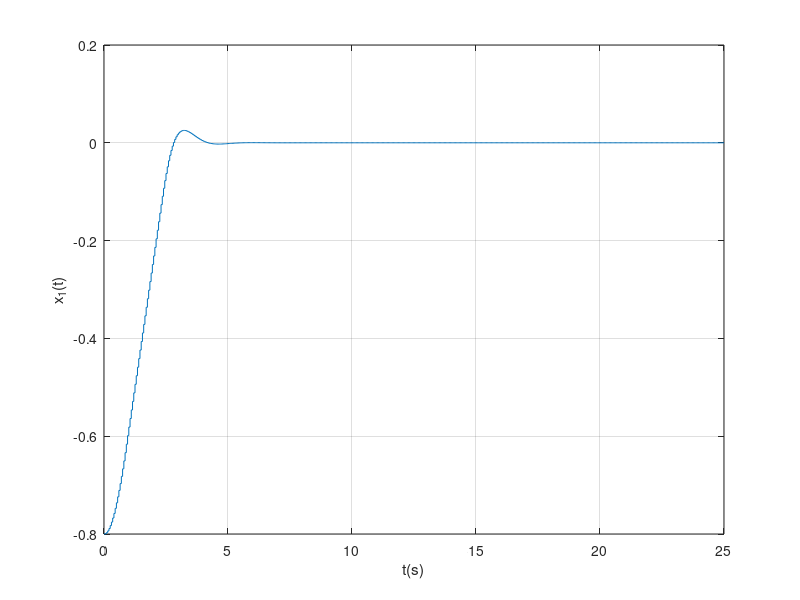
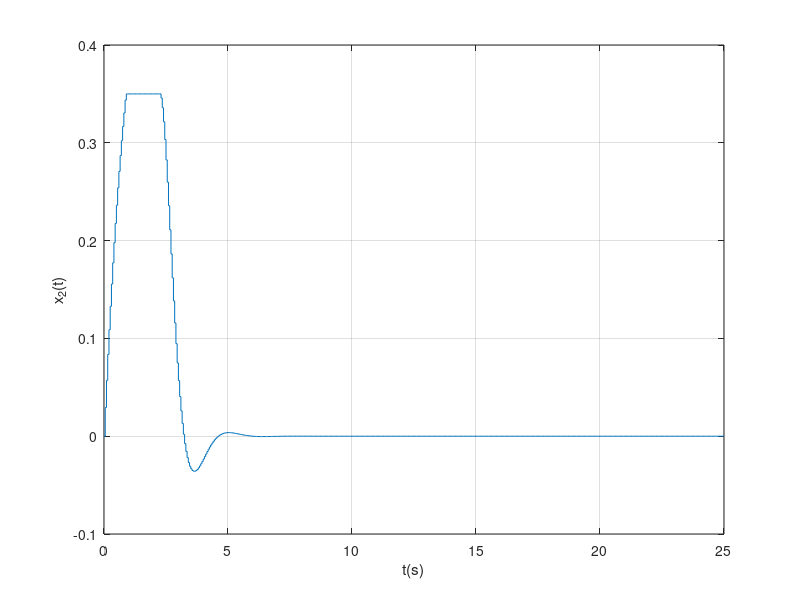
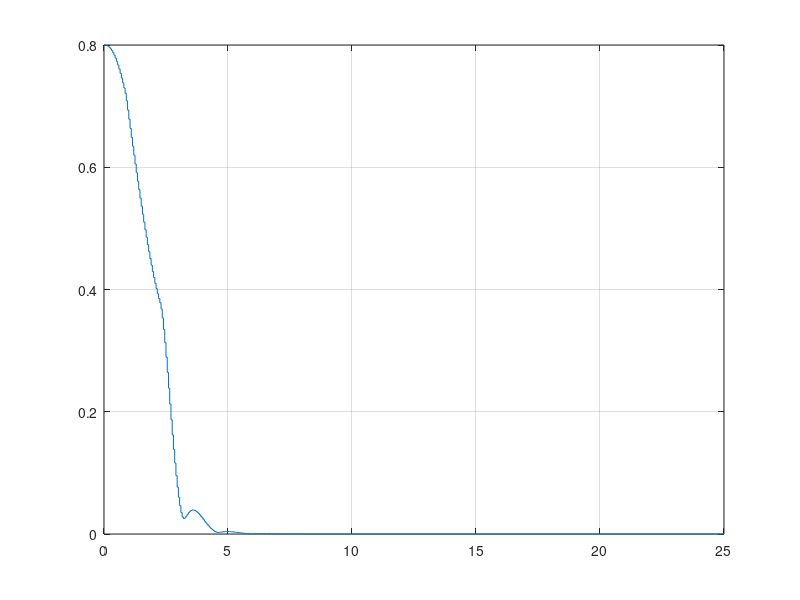

These figures' MATLAB source, in order: (Note: this script raises an error after producing the figures.)
clc,clear all,close all,format compact
%% CONSTRAINTS - increase of Hp=10
A=[1 0.0488;0 0.9512];
B=[0.0012;0.0488];
x0=[-0.8;0];
Ts=0.05;

Q=diag([100,1]);
R=1;
x_k=x0;

%constraints
u_sat=0.6;
x_max=[0.06; 0.35];

%PARAMETERS
N = 10;                         % Prediction horizon
nx = 2;                         % Dimensione stato
nu = 1;                         % Dimensione ingresso

% 1 - MATRICES COMPUTATION

A_cal=zeros(nx*N,nx);
for i=1:N
    A_cal( (i-1)*nx+1:i*nx  , : )=A^i;
end

B_cal=zeros(N*nx,N*nu);
for i=1:N
    for j=1:i
        B_cal( (i-1)*nx+1:i*nx , (j-1)*nu+1:j*nu )=A^(i-j)*B;
    end
end

Q_cal=kron(eye(N),Q);
R_cal=kron(eye(N),R);

% 2 - COST FUNCTION 
H = 2*(B_cal'*Q_cal*B_cal+R_cal);
H=(H+H')/2;
F=2*A_cal'*Q_cal*B_cal;

% 3- CONSTRAINTS
% 3.1 - input
Gu=[eye(N);-eye(N)];
hu=u_sat*ones(2*N,1);

% 3.2 - state
Gx=B_cal;
hx=-A_cal*x_k+repmat(x_max,N,1);

% 4 - RECEDING HORIZON ALGORITHM
sim_step=500;
x_traj(:,1)=x_k;

G=[Gu;Gx];
h=[hu;hx];

for kk=1:sim_step
    
    % my constraint depends on current state, need to update at every
    % iteration
    hx=-A_cal*x_k+repmat(x_max,N,1);
    h=[hu;hx];

    % CORE LOGIC
    U=quadprog(H,x_k'*F,G,h);
    x_traj(:,kk+1)=A*x_k+B*U(1);
    u_traj(:,kk)=U(1);
    x_k=x_traj(:,kk+1);

end

figure(1)
stairs([0:1:sim_step]*Ts,x_traj(1,:)), grid on, zoom on, hold on
xlabel('t(s)'), ylabel('x_1(t)')

figure(2)
stairs([0:1:sim_step]*Ts,x_traj(2,:)), grid on, zoom on, hold on
xlabel('t(s)'), ylabel('x_2(t)')

figure(3)
stairs([0:1:sim_step]*Ts, sqrt(x_traj(1,:).^2+x_traj(2,:).^2)), grid on, zoom on, hold on
yline(1e-4,':r')
yline(-1e-4,':r')
xlabel('t(s)'), ylabel('||x||_2(t)')

figure(4)
stairs([0:1:sim_step-1]*Ts,u_traj), grid on, zoom on, hold on
xlabel('t(s)'), ylabel('u(t)')

